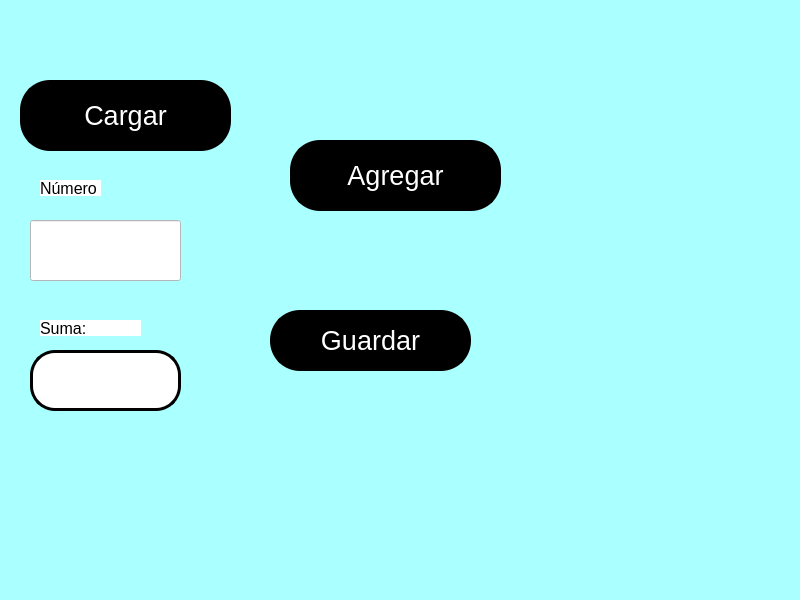
<?xml version="1.0" encoding="UTF-8"?>
<ui version="4.0">
 <class>P01_EjemploConUnBoton</class>
 <widget class="QMainWindow" name="P01_EjemploConUnBoton">
  <property name="geometry">
   <rect>
    <x>0</x>
    <y>0</y>
    <width>800</width>
    <height>600</height>
   </rect>
  </property>
  <property name="windowTitle">
   <string>MainWindow</string>
  </property>
  <property name="styleSheet">
   <string notr="true">background-color: rgb(170, 255, 255);</string>
  </property>
  <widget class="QWidget" name="centralwidget">
   <widget class="QPushButton" name="btn_agregar">
    <property name="geometry">
     <rect>
      <x>290</x>
      <y>140</y>
      <width>211</width>
      <height>71</height>
     </rect>
    </property>
    <property name="font">
     <font>
      <pointsize>20</pointsize>
     </font>
    </property>
    <property name="styleSheet">
     <string notr="true">background-color: rgb(0, 0, 0);
color: rgb(255, 255, 255);
border-radius: 30px;
border: 3px solid black;</string>
    </property>
    <property name="text">
     <string>Agregar</string>
    </property>
   </widget>
   <widget class="QLineEdit" name="txt_numero">
    <property name="geometry">
     <rect>
      <x>30</x>
      <y>220</y>
      <width>151</width>
      <height>61</height>
     </rect>
    </property>
    <property name="font">
     <font>
      <pointsize>19</pointsize>
     </font>
    </property>
    <property name="styleSheet">
     <string notr="true">alternate-background-color: rgb(255, 255, 255);
background-color: rgb(255, 255, 255);</string>
    </property>
    <property name="text">
     <string/>
    </property>
    <property name="alignment">
     <set>Qt::AlignCenter</set>
    </property>
   </widget>
   <widget class="QLabel" name="label">
    <property name="geometry">
     <rect>
      <x>40</x>
      <y>180</y>
      <width>61</width>
      <height>16</height>
     </rect>
    </property>
    <property name="font">
     <font>
      <pointsize>12</pointsize>
     </font>
    </property>
    <property name="styleSheet">
     <string notr="true">background-color: rgb(255, 255, 255);</string>
    </property>
    <property name="text">
     <string>Número</string>
    </property>
   </widget>
   <widget class="QLineEdit" name="txt_suma">
    <property name="geometry">
     <rect>
      <x>30</x>
      <y>350</y>
      <width>151</width>
      <height>61</height>
     </rect>
    </property>
    <property name="font">
     <font>
      <pointsize>19</pointsize>
     </font>
    </property>
    <property name="styleSheet">
     <string notr="true">background-color: rgb(255, 255, 255);
border-radius:25px;
border: 3px solid black;
</string>
    </property>
    <property name="text">
     <string/>
    </property>
    <property name="alignment">
     <set>Qt::AlignCenter</set>
    </property>
   </widget>
   <widget class="QLabel" name="label_3">
    <property name="geometry">
     <rect>
      <x>40</x>
      <y>320</y>
      <width>101</width>
      <height>16</height>
     </rect>
    </property>
    <property name="font">
     <font>
      <pointsize>12</pointsize>
     </font>
    </property>
    <property name="styleSheet">
     <string notr="true">background-color: rgb(255, 255, 255);</string>
    </property>
    <property name="text">
     <string>Suma:</string>
    </property>
    <property name="alignment">
     <set>Qt::AlignLeading|Qt::AlignLeft|Qt::AlignVCenter</set>
    </property>
   </widget>
   <widget class="QPushButton" name="btn_guardar">
    <property name="geometry">
     <rect>
      <x>270</x>
      <y>310</y>
      <width>201</width>
      <height>61</height>
     </rect>
    </property>
    <property name="font">
     <font>
      <pointsize>20</pointsize>
     </font>
    </property>
    <property name="styleSheet">
     <string notr="true">background-color: rgb(0, 0, 0);
color: rgb(255, 255, 255);
border-radius: 30px;
border: 3px solid black;</string>
    </property>
    <property name="text">
     <string>Guardar</string>
    </property>
   </widget>
   <widget class="QPushButton" name="btn_cargar">
    <property name="geometry">
     <rect>
      <x>20</x>
      <y>80</y>
      <width>211</width>
      <height>71</height>
     </rect>
    </property>
    <property name="font">
     <font>
      <pointsize>20</pointsize>
     </font>
    </property>
    <property name="styleSheet">
     <string notr="true">background-color: rgb(0, 0, 0);
color: rgb(255, 255, 255);
border-radius: 30px;
border: 3px solid black;</string>
    </property>
    <property name="text">
     <string>Cargar</string>
    </property>
   </widget>
  </widget>
  <widget class="QMenuBar" name="menubar">
   <property name="geometry">
    <rect>
     <x>0</x>
     <y>0</y>
     <width>800</width>
     <height>21</height>
    </rect>
   </property>
  </widget>
  <widget class="QStatusBar" name="statusbar"/>
 </widget>
 <resources/>
 <connections/>
</ui>
